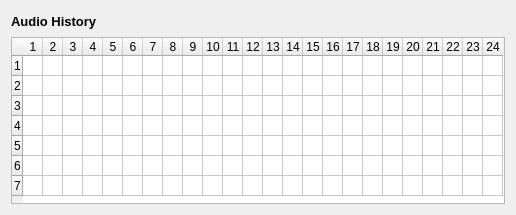
<?xml version="1.0" encoding="UTF-8"?>
<ui version="4.0">
 <class>AudioHistoryForm</class>
 <widget class="QWidget" name="AudioHistoryForm">
  <property name="geometry">
   <rect>
    <x>0</x>
    <y>0</y>
    <width>516</width>
    <height>215</height>
   </rect>
  </property>
  <property name="windowTitle">
   <string>Form</string>
  </property>
  <layout class="QVBoxLayout" name="verticalLayout">
   <item>
    <layout class="QHBoxLayout" name="horizontalLayout">
     <item>
      <widget class="QLabel" name="label">
       <property name="font">
        <font>
         <pointsize>10</pointsize>
         <weight>75</weight>
         <bold>true</bold>
        </font>
       </property>
       <property name="text">
        <string>Audio History</string>
       </property>
      </widget>
     </item>
     <item>
      <spacer name="horizontalSpacer">
       <property name="orientation">
        <enum>Qt::Horizontal</enum>
       </property>
       <property name="sizeHint" stdset="0">
        <size>
         <width>40</width>
         <height>20</height>
        </size>
       </property>
      </spacer>
     </item>
    </layout>
   </item>
   <item>
    <widget class="QTableWidget" name="twHistory">
     <property name="rowCount">
      <number>7</number>
     </property>
     <property name="columnCount">
      <number>24</number>
     </property>
     <attribute name="horizontalHeaderMinimumSectionSize">
      <number>10</number>
     </attribute>
     <attribute name="horizontalHeaderDefaultSectionSize">
      <number>20</number>
     </attribute>
     <attribute name="verticalHeaderMinimumSectionSize">
      <number>15</number>
     </attribute>
     <attribute name="verticalHeaderDefaultSectionSize">
      <number>20</number>
     </attribute>
     <row/>
     <row/>
     <row/>
     <row/>
     <row/>
     <row/>
     <row/>
     <column/>
     <column/>
     <column/>
     <column/>
     <column/>
     <column/>
     <column/>
     <column/>
     <column/>
     <column/>
     <column/>
     <column/>
     <column/>
     <column/>
     <column/>
     <column/>
     <column/>
     <column/>
     <column/>
     <column/>
     <column/>
     <column/>
     <column/>
     <column/>
    </widget>
   </item>
  </layout>
 </widget>
 <resources/>
 <connections/>
</ui>
